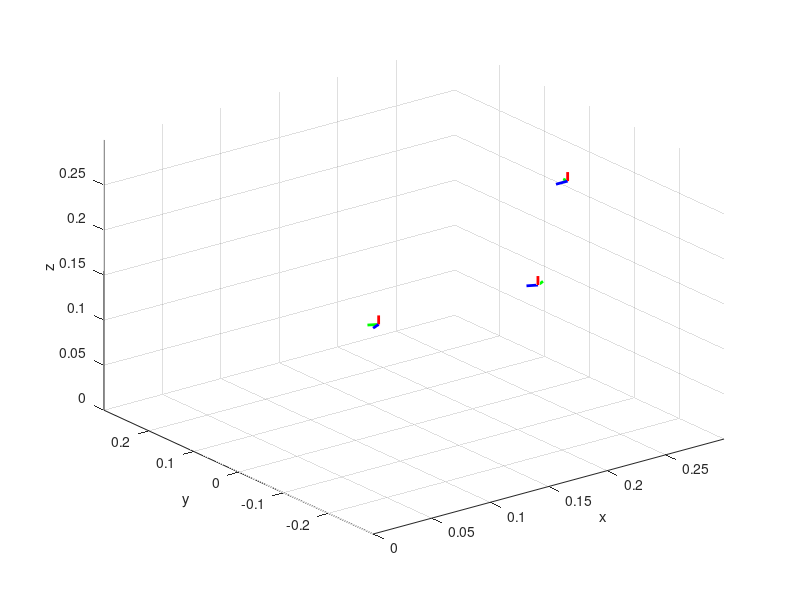

The MATLAB source for this figure: (Note: this script raises an error after producing the figure.)
% RBE 501 Team 3 Task 1 Code
clear; close all; clc;
addpath('/home/zhun/fl_23/ModernRobotics-master/ModernRobotics-master/packages/MATLAB/mr')

%% Screws and Link Info
l1 = 36.076e-3; l2 = 60.10e-3; l3 = 128e-3; l4 = 24e-3; l5 = 124e-3; l6 = 133.4e-3;

S1 = [0 0 1 0 0 0]';
S2 = [0 1 0 -(l1+l2) 0 0]';
S3 = [0 1 0 -(l1+l2+l3) 0 l4]';
S4 = [0 1 0 -(l1+l2+l3) 0 (l4+l5)]';
Slist = cat(2,S1,S2,S3,S4);

M = [[0 0 -1 (l4+l5+l6)]; ...
    [0 1 0 0]; ...
    [1 0 0 (l1+l2+l3)]; ...
    [0 0 0 1]]; % Home Config of robot

A = [0.185 -0.185 0.185]'; % Locations to reach
B = [0.185 0.170 0.030+0.030]';

tA = atan2(A(2),A(1)) % Find base angle of rotation, assuming straight approach from J1
tB = atan2(B(2),B(1))
% 
Tsd_A = [[0 -sin(tA) -cos(tA); 0 cos(tA) -sin(tA); 1 0 0] A; 0 0 0 1] % Desired transform
Tsd_B = [[0 -sin(tB) -cos(tB);0 cos(tB) -sin(tB); 1 0 0] B; 0 0 0 1]
% Tsd_B = [[sin(tB) cos(tB) 0;-cos(tB) sin(tB) 0; 0 0 1] B; 0 0 0 1]


%% Plotting Derived Axes
xhatM = cat(2, (M(1:3,4)), (10e-3*M(1:3,1) + M(1:3,4)));
yhatM = cat(2, (M(1:3,4)), (10e-3*M(1:3,2) + M(1:3,4)));
zhatM = cat(2, (M(1:3,4)), (10e-3*M(1:3,3) + M(1:3,4)));
plot3(xhatM(1,:),xhatM(2,:),xhatM(3,:),'Color','r','LineWidth',2);
hold on; grid on; xlim([0 0.3]); ylim([-0.3 0.3]); zlim([0 0.3]); xlabel('x'); ylabel('y'); zlabel('z');
plot3(yhatM(1,:),yhatM(2,:),yhatM(3,:),'Color','g','LineWidth',2);
plot3(zhatM(1,:),zhatM(2,:),zhatM(3,:),'Color','b','LineWidth',2);

xhatA = cat(2, (A(1:3)), (10e-3*Tsd_A(1:3,1) + A(1:3)));
yhatA = cat(2, (A(1:3)), (10e-3*Tsd_A(1:3,2) + A(1:3)));
zhatA = cat(2, (A(1:3)), (10e-3*Tsd_A(1:3,3) + A(1:3)));
plot3(xhatA(1,:),xhatA(2,:),xhatA(3,:),'Color','r','LineWidth',2);
plot3(yhatA(1,:),yhatA(2,:),yhatA(3,:),'Color','g','LineWidth',2);
plot3(zhatA(1,:),zhatA(2,:),zhatA(3,:),'Color','b','LineWidth',2);

xhatB = cat(2, (B(1:3)), (10e-3*Tsd_B(1:3,1) + B(1:3)));
yhatB = cat(2, (B(1:3)), (10e-3*Tsd_B(1:3,2) + B(1:3)));
zhatB = cat(2, (B(1:3)), (10e-3*Tsd_B(1:3,3) + B(1:3)));
plot3(xhatB(1,:),xhatB(2,:),xhatB(3,:),'Color','r','LineWidth',2);
plot3(yhatB(1,:),yhatB(2,:),yhatB(3,:),'Color','g','LineWidth',2);
plot3(zhatB(1,:),zhatB(2,:),zhatB(3,:),'Color','b','LineWidth',2);

%% IK
guess_thetalistA = [deg2rad(-45) deg2rad(-5) deg2rad(24) deg2rad(-19)]';
guess_thetalistB = [deg2rad(42) deg2rad(53) deg2rad(36) deg2rad(-89)]';

for i = (tA+0.001):-0.0001:(tA-0.001)
    eomg = 0.001;
    ev = 0.0001;
    Tsd_A = [[0 -sin(i) -cos(i); 0 cos(i) -sin(i); 1 0 0] A; 0 0 0 1];
    [gen_thetalistA, success] = IKinSpace(Slist,M,Tsd_A,guess_thetalistA,eomg,ev);
    if success == 1
        disp(['Generated Theta Values for A: ', num2str(rad2deg(gen_thetalistA(:)'))]);
        break;
    else
        disp('IK for A Failed');
    end
end

for j = (tB-0.001):0.0001:(tB+0.001)
    eomg = 0.001;
    ev = 0.0001;
    Tsd_B = [[0 -sin(j) -cos(j); 0 cos(j) -sin(j); 1 0 0] B; 0 0 0 1];
    [gen_thetalistB, success] = IKinSpace(Slist,M,Tsd_B,guess_thetalistB,eomg,ev);
    if success == 1
        disp(['Generated Theta Values for B: ', num2str(rad2deg(gen_thetalistB(:)'))]);
        break;
    else
        disp('IK for B Failed');
    end
end

%% Task 2
%desired waypoint c
Tsd_C = [[0 0 -1 0.185];[0 1 0 0];[1 0 0 0.2];[0 0 0 1]];
t0 = 0;
tf = 9.5;
qi = gen_thetalistA;

%generate joint angles for point c
thetalistc_guess = [deg2rad(0); deg2rad(-5); deg2rad(25); deg2rad(-20)];
[gen_thetalistC, success] = IKinSpace(Slist,M,Tsd_C,thetalistc_guess,eomg,ev);
qf = gen_thetalistC;
qf-qi

t2_p1_V_J1 = 3/2*(qf(1)-qi(1))/tf;
t2_p1_V_J2 = 3/2*(qf(2)-qi(2))/tf;
t2_p1_V_J3 = 3/2*(qf(3)-qi(3))/tf;
t2_p1_V_J4 = 3/2*(qf(4)-qi(4))/tf;

t2_p1_V = cat(1,t2_p1_V_J1,t2_p1_V_J2,t2_p1_V_J3,t2_p1_V_J4);

t2_p1_tb = mean((qi(:) - qf(:) + t2_p1_V(:)*tf)./t2_p1_V(:));

N = tf*100;
tpoints1 = linspace(0,tf,N);

for i=1:N
    t = tpoints1(i);
    for j = 1:4
        alpha = (t2_p1_V(j)/t2_p1_tb);
        if t <= t2_p1_tb
            t2_qs_p1(j,i) = qi(j) + alpha/2*t^2;
        elseif (t > t2_p1_tb && t <= (tf-t2_p1_tb))
            t2_qs_p1(j,i) = (qi(j) + qf(j) - t2_p1_V(j)*tf)/2 + t2_p1_V(j)*t;
        elseif t > (tf-t2_p1_tb) && t <= tf
            t2_qs_p1(j,i) =  qf(j) - alpha/2*tf^2 + alpha*tf*t - alpha/2*t^2;
        end
    end
end
t2_qs_p1 = rad2deg(t2_qs_p1);

for i = 1:100
    for j = 1:4
        t2_qs_stop(j,i) = rad2deg(qf(j));
    end
end

tpoints_stop = linspace(tf,10.5,100);

qi = gen_thetalistC; qf = gen_thetalistB;

t2_p2_V_J1 = 3/2*(qf(1)-qi(1))/tf;
t2_p2_V_J2 = 3/2*(qf(2)-qi(2))/tf;
t2_p2_V_J3 = 3/2*(qf(3)-qi(3))/tf;
t2_p2_V_J4 = 3/2*(qf(4)-qi(4))/tf;

t2_p2_V = cat(1,t2_p2_V_J1,t2_p2_V_J2,t2_p2_V_J3,t2_p2_V_J4);

tb = (qi(1) - qf(1) + t2_p2_V_J1*tf)/t2_p2_V_J1;

tpoints2 = linspace(0,tf,N);

for i=1:N
    t = tpoints2(i);
    for j = 1:4
        alpha = (t2_p2_V(j)/tb);
        if t <= tb
            t2_qs_p2(j,i) = qi(j) + (t2_p2_V(j)/(2*tb))*t^2;
        elseif (t > tb && t <= (tf-tb))
            t2_qs_p2(j,i) = (qi(j) + qf(j) - t2_p2_V(j)*tf)/2 + t2_p2_V(j)*t;
        elseif t > (tf-tb) && t <= tf
            t2_qs_p2(j,i) =  qf(j) - alpha/2*tf^2 + alpha*tf*t - alpha/2 * t^2;
        end
    end
end
t2_qs_p2 = rad2deg(t2_qs_p2);

t2_qs = cat(2,t2_qs_p1,t2_qs_stop,t2_qs_p2);

tpoints2 = (tpoints2(:) + 10.5)';
tpoints = cat(2,tpoints1,tpoints_stop,tpoints2);

t2_vels = zeros(4,2000);
for i = 2:2000
    for j=1:4
        t2_vels(j,i) = (t2_qs(j,i) - t2_qs(j,i-1)) / (tpoints(i) - tpoints(i-1));
    end
end
% t2_vels = rad2deg(t2_vels);

t2_accs = zeros(4,1999);
for i = 1:1999
    for j = 1:4
        t2_accs(j,i) = (t2_vels(j,i+1) - t2_vels(j,i)) / (tpoints(i+1) - tpoints(i));
    end
end
% t2_accs = rad2deg(t2_accs);

figure
plot(tpoints,t2_qs(1,:)); hold on;
plot(tpoints,t2_qs(2,:));
plot(tpoints,t2_qs(3,:));
plot(tpoints,t2_qs(4,:));
legend('Joint 1','Joint 2','Joint 3','Joint 4','Location','best'); title('Joint Positions LSPB with Pause');
figure
plot(tpoints,t2_vels(1,:)); hold on;
plot(tpoints,t2_vels(2,:));
plot(tpoints,t2_vels(3,:));
plot(tpoints,t2_vels(4,:));
legend('Joint 1','Joint 2','Joint 3','Joint 4','Location','best'); title('Joint Velocities LSPB with Pause');
figure
plot(tpoints(1:1999),t2_accs(1,:)); hold on;
plot(tpoints(1:1999),t2_accs(2,:));
plot(tpoints(1:1999),t2_accs(3,:));
plot(tpoints(1:1999),t2_accs(4,:));
legend('Joint 1','Joint 2','Joint 3','Joint 4','Location','best'); title('Joint Accelerations LSPB with Pause');

%% Task 3
qA = gen_thetalistA; qB = gen_thetalistB; qC = gen_thetalistC;

% Joint 1 - Constant Velocity LSPB
tf = 20;
t3_V_J1 = 3/2*((qC(1) - qA(1)) + (qB(1) - qC(1)))./tf;
tb = (((qA(1) - qC(1)) + (qC(1) - qB(1))) + t3_V_J1*tf)/t3_V_J1;

N = 2000;
t3_tpoints = linspace(0,tf,N);

t3_vels = zeros(4,N);

for i = 1:N
    t = t3_tpoints(i);
    if t <= tb
        t3_vels(1,i) = t3_V_J1/(tb)*t;
    elseif (t > tb && t <= (tf-tb))
        t3_vels(1,i) = t3_V_J1;
    elseif(t > (tf-tb) && t <= tf)
        t3_vels(1,i) = t3_V_J1/tb*tf - t3_V_J1/tb*t;
    end
end

% Joints 2-4 - Zero Velocity at Waypoint

tf = 10;
t3A_V = zeros(4,1);
t3A_V(2:4) = 3/2*(qC(2:4) - qA(2:4))/tf
t3A_tb = mean((qA(2:4) - qC(2:4) + t3A_V(2:4)*tf) ./ (t3A_V(2:4)))
t3A_tpoints = linspace(0,tf,1000);

t3A_vels = zeros(4,1000);
for i = 1:1000
    for j = 2:4
        t = t3A_tpoints(i);
        if t <= t3A_tb
            t3A_vels(j,i) = t3A_V(j)/(t3A_tb)*t;
        elseif (t > t3A_tb && t <= (tf-t3A_tb))
            t3A_vels(j,i) = t3A_V(j);
        elseif(t > (tf-t3A_tb) && t <= tf)
            t3A_vels(j,i) = t3A_V(j)/t3A_tb*tf - t3A_V(j)/t3A_tb*t;
        end
    end
end

t3B_V = zeros(4,1);
t3B_V(2:4) = 3/2*(qB(2:4) - qC(2:4))/tf;
t3B_tb = mean(((qC(2:4) - qB(2:4)) + t3B_V(2:4)*tf)./t3B_V(2:4));
t3B_tpoints = linspace(0,tf,1000);

t3B_vels = zeros(4,1000);
for i = 1:1000
    for j = 2:4
        t = t3B_tpoints(i);
        if t <= t3B_tb
            t3B_vels(j,i) = t3B_V(j)/(t3B_tb)*t;
        elseif (t > t3B_tb && t <= (tf-t3B_tb))
            t3B_vels(j,i) = t3B_V(j);
        elseif(t > (tf-t3B_tb) && t <= tf)
            t3B_vels(j,i) = t3B_V(j)/t3B_tb*tf - t3B_V(j)/t3B_tb*t;
        end
    end
end

t3B_tpoints = t3B_tpoints(:) + 10;
t3_vels = cat(2,t3A_vels,t3B_vels) + t3_vels;
t3_vels = rad2deg(t3_vels);

t3_qs_1 = cumtrapz(t3_tpoints,t3_vels(1,:)) + rad2deg(qA(1));
t3_qs_2 = cumtrapz(t3_tpoints,t3_vels(2,:)) + rad2deg(qA(2));
t3_qs_3 = cumtrapz(t3_tpoints,t3_vels(3,:)) + rad2deg(qA(3));
t3_qs_4 = cumtrapz(t3_tpoints,t3_vels(4,:)) + rad2deg(qA(4));

int_time = linspace(0,20,size(t3_qs_1,2));

figure
subplot(2,2,1);
plot(t3_tpoints,t3_vels(1,:));
subplot(2,2,2);
plot(t3_tpoints,t3_vels(2,:));
subplot(2,2,3);
plot(t3_tpoints,t3_vels(3,:));
subplot(2,2,4);
plot(t3_tpoints,t3_vels(4,:));

figure
subplot(2,2,1);
plot(int_time,t3_qs_1);
subplot(2,2,2);
plot(int_time,t3_qs_2);
subplot(2,2,3);
plot(int_time,t3_qs_3);
subplot(2,2,4);
plot(int_time,t3_qs_4);







